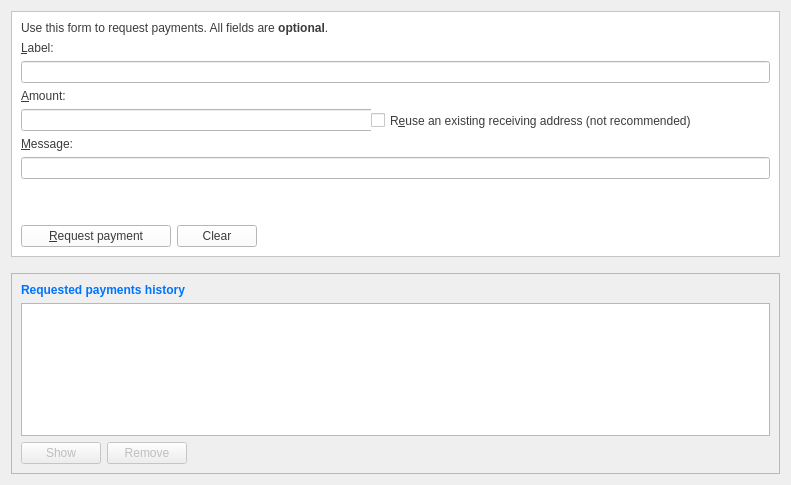
<?xml version="1.0" encoding="UTF-8"?>
<ui version="4.0">
 <class>ReceiveCoinsDialog</class>
 <widget class="QWidget" name="ReceiveCoinsDialog">
  <property name="geometry">
   <rect>
    <x>0</x>
    <y>0</y>
    <width>791</width>
    <height>485</height>
   </rect>
  </property>
  <layout class="QVBoxLayout" name="verticalLayout" stretch="0,0,1">
   <item>
    <widget class="QFrame" name="frame2">
     <property name="sizePolicy">
      <sizepolicy hsizetype="Preferred" vsizetype="Expanding">
       <horstretch>0</horstretch>
       <verstretch>0</verstretch>
      </sizepolicy>
     </property>
     <property name="styleSheet">
      <string notr="true">background-color: rgb(255, 255, 255);</string>
     </property>
     <property name="frameShape">
      <enum>QFrame::StyledPanel</enum>
     </property>
     <property name="frameShadow">
      <enum>QFrame::Sunken</enum>
     </property>
     <layout class="QVBoxLayout" name="verticalLayout_3">
      <item>
       <layout class="QVBoxLayout" name="verticalLayout_4">
        <item>
         <widget class="QLabel" name="label_5">
          <property name="styleSheet">
           <string notr="true">color: rgb(59, 59, 60);</string>
          </property>
          <property name="text">
           <string>Use this form to request payments. All fields are &lt;b&gt;optional&lt;/b&gt;.</string>
          </property>
         </widget>
        </item>
        <item>
         <widget class="QLabel" name="label_2">
          <property name="toolTip">
           <string>An optional label to associate with the new receiving address.</string>
          </property>
          <property name="styleSheet">
           <string notr="true">color: rgb(59, 59, 60);</string>
          </property>
          <property name="text">
           <string>&amp;Label:</string>
          </property>
          <property name="alignment">
           <set>Qt::AlignBottom|Qt::AlignLeading|Qt::AlignLeft</set>
          </property>
          <property name="buddy">
           <cstring>reqLabel</cstring>
          </property>
         </widget>
        </item>
        <item>
         <widget class="QLineEdit" name="reqLabel">
          <property name="toolTip">
           <string>An optional label to associate with the new receiving address.</string>
          </property>
         </widget>
        </item>
        <item>
         <widget class="QLabel" name="label">
          <property name="toolTip">
           <string>An optional amount to request. Leave this empty or zero to not request a specific amount.</string>
          </property>
          <property name="styleSheet">
           <string notr="true">color: rgb(59, 59, 60);</string>
          </property>
          <property name="text">
           <string>&amp;Amount:</string>
          </property>
          <property name="alignment">
           <set>Qt::AlignBottom|Qt::AlignLeading|Qt::AlignLeft</set>
          </property>
          <property name="buddy">
           <cstring>reqAmount</cstring>
          </property>
         </widget>
        </item>
        <item>
         <widget class="BitcoinAmountField" name="reqAmount">
          <property name="minimumSize">
           <size>
            <width>80</width>
            <height>0</height>
           </size>
          </property>
          <property name="toolTip">
           <string>An optional amount to request. Leave this empty or zero to not request a specific amount.</string>
          </property>
          <widget class="QCheckBox" name="reuseAddress">
           <property name="geometry">
            <rect>
             <x>350</x>
             <y>0</y>
             <width>751</width>
             <height>23</height>
            </rect>
           </property>
           <property name="toolTip">
            <string>Reuse one of the previously used receiving addresses. Reusing addresses has security and privacy issues. Do not use this unless re-generating a payment request made before.</string>
           </property>
           <property name="styleSheet">
            <string notr="true">color: rgb(59, 59, 60);</string>
           </property>
           <property name="text">
            <string>R&amp;euse an existing receiving address (not recommended)</string>
           </property>
          </widget>
         </widget>
        </item>
        <item>
         <widget class="QLabel" name="label_3">
          <property name="toolTip">
           <string>An optional message to attach to the payment request, which will be displayed when the request is opened. Note: The message will not be sent with the payment over the Creativecoin network.</string>
          </property>
          <property name="styleSheet">
           <string notr="true">color: rgb(59, 59, 60);</string>
          </property>
          <property name="text">
           <string>&amp;Message:</string>
          </property>
          <property name="alignment">
           <set>Qt::AlignBottom|Qt::AlignLeading|Qt::AlignLeft</set>
          </property>
          <property name="buddy">
           <cstring>reqMessage</cstring>
          </property>
         </widget>
        </item>
        <item>
         <widget class="QLineEdit" name="reqMessage">
          <property name="toolTip">
           <string>An optional message to attach to the payment request, which will be displayed when the request is opened. Note: The message will not be sent with the payment over the Creativecoin network.</string>
          </property>
         </widget>
        </item>
        <item>
         <widget class="QLabel" name="label_4">
          <property name="text">
           <string/>
          </property>
         </widget>
        </item>
        <item>
         <widget class="QLabel" name="label_7">
          <property name="text">
           <string/>
          </property>
         </widget>
        </item>
        <item>
         <layout class="QHBoxLayout" name="horizontalLayout">
          <item>
           <widget class="QPushButton" name="receiveButton">
            <property name="minimumSize">
             <size>
              <width>150</width>
              <height>0</height>
             </size>
            </property>
            <property name="styleSheet">
             <string notr="true">color: rgb(59, 59, 60);</string>
            </property>
            <property name="text">
             <string>&amp;Request payment</string>
            </property>
            <property name="icon">
             <iconset resource="../bitcoin.qrc">
              <normaloff>:/icons/receiving_addresses</normaloff>:/icons/receiving_addresses</iconset>
            </property>
           </widget>
          </item>
          <item>
           <widget class="QPushButton" name="clearButton">
            <property name="sizePolicy">
             <sizepolicy hsizetype="Minimum" vsizetype="Fixed">
              <horstretch>0</horstretch>
              <verstretch>0</verstretch>
             </sizepolicy>
            </property>
            <property name="toolTip">
             <string>Clear all fields of the form.</string>
            </property>
            <property name="styleSheet">
             <string notr="true">color: rgb(59, 59, 60);</string>
            </property>
            <property name="text">
             <string>Clear</string>
            </property>
            <property name="icon">
             <iconset resource="../bitcoin.qrc">
              <normaloff>:/icons/remove</normaloff>:/icons/remove</iconset>
            </property>
            <property name="autoDefault">
             <bool>false</bool>
            </property>
           </widget>
          </item>
          <item>
           <spacer name="horizontalSpacer">
            <property name="orientation">
             <enum>Qt::Horizontal</enum>
            </property>
            <property name="sizeHint" stdset="0">
             <size>
              <width>40</width>
              <height>20</height>
             </size>
            </property>
           </spacer>
          </item>
         </layout>
        </item>
       </layout>
      </item>
     </layout>
    </widget>
   </item>
   <item>
    <spacer name="verticalSpacer_2">
     <property name="orientation">
      <enum>Qt::Vertical</enum>
     </property>
     <property name="sizeHint" stdset="0">
      <size>
       <width>20</width>
       <height>10</height>
      </size>
     </property>
    </spacer>
   </item>
   <item>
    <widget class="QFrame" name="frame">
     <property name="sizePolicy">
      <sizepolicy hsizetype="Preferred" vsizetype="Expanding">
       <horstretch>0</horstretch>
       <verstretch>0</verstretch>
      </sizepolicy>
     </property>
     <property name="frameShape">
      <enum>QFrame::StyledPanel</enum>
     </property>
     <property name="frameShadow">
      <enum>QFrame::Raised</enum>
     </property>
     <layout class="QVBoxLayout" name="verticalLayout_2">
      <item>
       <widget class="QLabel" name="label_6">
        <property name="font">
         <font>
          <weight>75</weight>
          <bold>true</bold>
         </font>
        </property>
        <property name="styleSheet">
         <string notr="true">color: rgb(0, 115, 255);</string>
        </property>
        <property name="text">
         <string>Requested payments history</string>
        </property>
       </widget>
      </item>
      <item>
       <widget class="QTableView" name="recentRequestsView">
        <property name="contextMenuPolicy">
         <enum>Qt::CustomContextMenu</enum>
        </property>
        <property name="tabKeyNavigation">
         <bool>false</bool>
        </property>
        <property name="sortingEnabled">
         <bool>true</bool>
        </property>
       </widget>
      </item>
      <item>
       <layout class="QHBoxLayout" name="horizontalLayout_2">
        <item>
         <widget class="QPushButton" name="showRequestButton">
          <property name="enabled">
           <bool>false</bool>
          </property>
          <property name="toolTip">
           <string>Show the selected request (does the same as double clicking an entry)</string>
          </property>
          <property name="text">
           <string>Show</string>
          </property>
          <property name="icon">
           <iconset resource="../bitcoin.qrc">
            <normaloff>:/icons/edit</normaloff>:/icons/edit</iconset>
          </property>
          <property name="autoDefault">
           <bool>false</bool>
          </property>
         </widget>
        </item>
        <item>
         <widget class="QPushButton" name="removeRequestButton">
          <property name="enabled">
           <bool>false</bool>
          </property>
          <property name="toolTip">
           <string>Remove the selected entries from the list</string>
          </property>
          <property name="text">
           <string>Remove</string>
          </property>
          <property name="icon">
           <iconset resource="../bitcoin.qrc">
            <normaloff>:/icons/remove</normaloff>:/icons/remove</iconset>
          </property>
          <property name="autoDefault">
           <bool>false</bool>
          </property>
         </widget>
        </item>
        <item>
         <spacer name="horizontalSpacer_2">
          <property name="orientation">
           <enum>Qt::Horizontal</enum>
          </property>
          <property name="sizeHint" stdset="0">
           <size>
            <width>40</width>
            <height>20</height>
           </size>
          </property>
         </spacer>
        </item>
       </layout>
      </item>
     </layout>
    </widget>
   </item>
  </layout>
 </widget>
 <customwidgets>
  <customwidget>
   <class>BitcoinAmountField</class>
   <extends>QLineEdit</extends>
   <header>bitcoinamountfield.h</header>
   <container>1</container>
  </customwidget>
 </customwidgets>
 <tabstops>
  <tabstop>reqLabel</tabstop>
  <tabstop>reqAmount</tabstop>
  <tabstop>reqMessage</tabstop>
  <tabstop>receiveButton</tabstop>
  <tabstop>clearButton</tabstop>
  <tabstop>recentRequestsView</tabstop>
  <tabstop>showRequestButton</tabstop>
  <tabstop>removeRequestButton</tabstop>
 </tabstops>
 <resources>
  <include location="../bitcoin.qrc"/>
 </resources>
 <connections/>
</ui>
